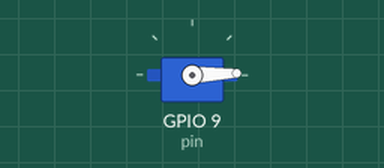
Simulated run of this sketch. Board: ESP32-S3. On the bench: servo. WiFi joins after 1.5 s; servers stay silent unless stated; what the sketch prints to the serial monitor is not drawn.

Above: at 0.05 s.
At 1.75 s:
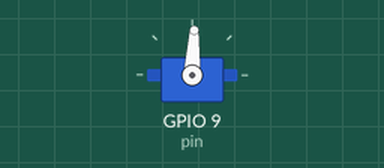
At 3.45 s:
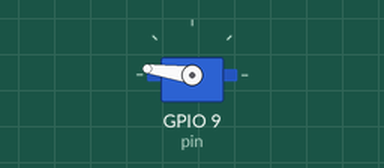
At 6.85 s:
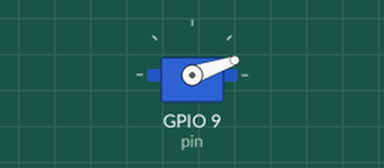
Timing chart, 0 to 11.1 s (numbered marks = the images above):
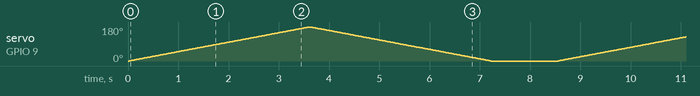

The sketch:

servopulse_count_thingspeak.ino
```cpp
#include <Servo.h>
#include<WiFi.h>
#include<ThingSpeak.h>
Servo myservo;  // create servo object to control a servo
// twelve servo objects can be created on most boards

int pos = 0;
int pin = 9;
int duration;


const char* ssid = "bipov_fiber";   // your network SSID
const char* password = "kapan0";   // your network password

int dhtPin = 2;
#define dhtType DHT22

unsigned long myChannelNumber = 1790599;
const char* myWriteAPIKey = "Y13ES3PAQ04X46M6";

// Timer variables
unsigned long lastTime = 0;
unsigned long timerDelay = 30000;

// Variables to store temperature and humidity
int temperature;
int humidity;

// Create a sensor object
WiFiClient  client;
void setup() {
  Serial.begin(9600);
  pinMode(pin, OUTPUT);
   myservo.attach(9);  // attaches the servo on pin 9 to the servo object
}

void loop() {
for (pos = 0; pos <= 180; pos += 1) { // goes from 0 degrees to 180 degrees

    // in steps of 1 degree
    myservo.write(pos);              // tell servo to go to position in variable 'pos'
    delay(20);                       // waits 15ms for the servo to reach the position
  }
  for (pos = 180; pos >= 0; pos -= 1) { // goes from 180 degrees to 0 degrees
    myservo.write(pos);              // tell servo to go to position in variable 'pos'
    delay(20);                       // waits 15ms for the servo to reach the position
  }
  duration = pulseIn(pin, HIGH);
  Serial.println(duration);


   ThingSpeak.setField(1, duration);
    ThingSpeak.writeFields(myChannelNumber, myWriteAPIKey);

}
void wifiConnect(){
  Serial.println("Connecting to WiFi!");
  WiFi.begin(ssid, password);
  while (WiFi.status() != WL_CONNECTED)
  {
    delay(100);
    Serial.print(".");
  }
  Serial.println("WiFi connected.");
}
```
